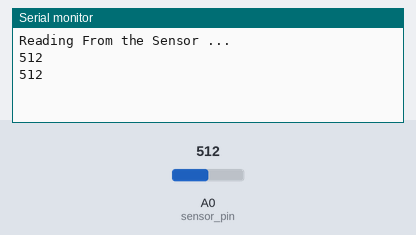
Bench run of a sketch on a simulated Arduino Uno, built with avr-gcc and run on an emulated ATmega328P. Parts: the last lines printed to the serial monitor. The test bench sets the inputs (shaded band); at power-on: A0 (sensor_pin) = 512.

Above: at 3.2 s.
3.3 s: A0 (sensor_pin) set to 716
At 4.6 s:
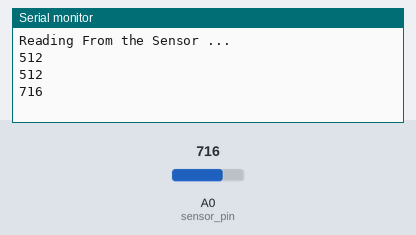
4.8 s: A0 (sensor_pin) set to 900
At 5.8 s:
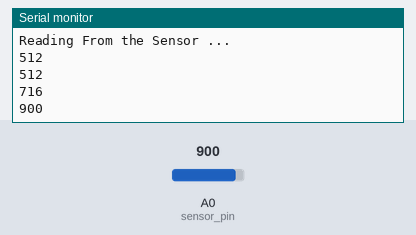
Timing chart, 0 to 7.8 s (numbered marks = the images above; inputs shaded):
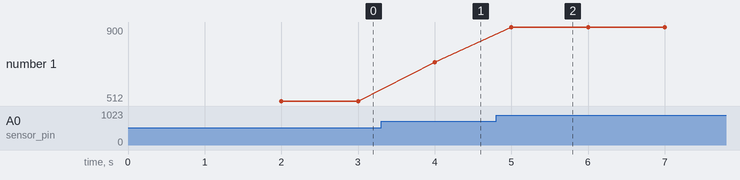

The sketch:

Code001.ino
```cpp
int sensor_pin = A0;

void setup()
{

  Serial.begin(9600);

  Serial.println("Reading From the Sensor ...");
  delay(2000);

}

void loop()
{
  int value = analogRead(sensor_pin);
  //value = value / 10;
  Serial.println(value);
  delay(1000);
}
```

Measured:
- after the input at 3.3 s, the serial monitor: prints a new line after 0.70 s (image 1)
- after the input at 4.8 s, the serial monitor: prints a new line after 0.20 s (image 2)
- plotted number 1: 512 → 716 after the input at 3.3 s, 716 → 900 after the input at 4.8 s
